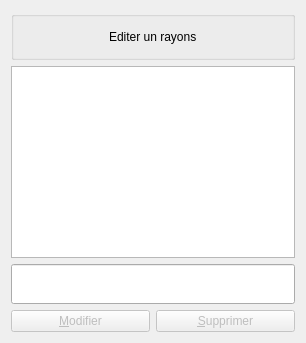
      <widget class="QWidget" name="page">
       <layout class="QGridLayout" name="gridLayout_5">
        <item row="3" column="0" colspan="2">
         <widget class="QPushButton" name="pushButtonEditerRayonModifier">
          <property name="enabled">
           <bool>false</bool>
          </property>
          <property name="minimumSize">
           <size>
            <width>126</width>
            <height>0</height>
           </size>
          </property>
          <property name="text">
           <string>&amp;Modifier</string>
          </property>
          <property name="icon">
           <iconset resource="images.qrc">
            <normaloff>:/images/edit-un-stylo-ecrire-icone-9494-48.png</normaloff>:/images/edit-un-stylo-ecrire-icone-9494-48.png</iconset>
          </property>
          <property name="iconSize">
           <size>
            <width>50</width>
            <height>50</height>
           </size>
          </property>
         </widget>
        </item>
        <item row="3" column="2" colspan="2">
         <widget class="QPushButton" name="pushButtonEditerRayonSupprimer">
          <property name="enabled">
           <bool>false</bool>
          </property>
          <property name="text">
           <string>&amp;Supprimer</string>
          </property>
          <property name="icon">
           <iconset resource="images.qrc">
            <normaloff>:/images/moins-rouge-enlevez-icone-8984-48.png</normaloff>:/images/moins-rouge-enlevez-icone-8984-48.png</iconset>
          </property>
          <property name="iconSize">
           <size>
            <width>50</width>
            <height>50</height>
           </size>
          </property>
         </widget>
        </item>
        <item row="1" column="0" colspan="4">
         <widget class="QListWidget" name="listWidgetEditerRayon">
          <property name="styleSheet">
           <string notr="true">font: 14pt &quot;Sans Serif&quot;;</string>
          </property>
         </widget>
        </item>
        <item row="0" column="0" colspan="4">
         <widget class="QGroupBox" name="groupBox_21">
          <property name="title">
           <string/>
          </property>
          <layout class="QGridLayout" name="gridLayout_35">
           <item row="1" column="0">
            <widget class="QPushButton" name="pushButtonModificationRayonRetour">
             <property name="text">
              <string/>
             </property>
             <property name="icon">
              <iconset resource="images.qrc">
               <normaloff>:/images/arrow-icone-5494-48.png</normaloff>:/images/arrow-icone-5494-48.png</iconset>
             </property>
             <property name="iconSize">
              <size>
               <width>48</width>
               <height>48</height>
              </size>
             </property>
             <property name="flat">
              <bool>true</bool>
             </property>
            </widget>
           </item>
           <item row="1" column="3">
            <spacer name="horizontalSpacer_31">
             <property name="orientation">
              <enum>Qt::Horizontal</enum>
             </property>
             <property name="sizeHint" stdset="0">
              <size>
               <width>40</width>
               <height>20</height>
              </size>
             </property>
            </spacer>
           </item>
           <item row="1" column="2">
            <widget class="QLabel" name="label_22">
             <property name="styleSheet">
              <string notr="true">font: 75 15pt &quot;DejaVu Sans&quot;;</string>
             </property>
             <property name="text">
              <string>Editer un rayons</string>
             </property>
            </widget>
           </item>
           <item row="1" column="1">
            <spacer name="horizontalSpacer_32">
             <property name="orientation">
              <enum>Qt::Horizontal</enum>
             </property>
             <property name="sizeHint" stdset="0">
              <size>
               <width>40</width>
               <height>20</height>
              </size>
             </property>
            </spacer>
           </item>
           <item row="1" column="4">
            <widget class="QPushButton" name="pushButtonModificationRayonFermer">
             <property name="text">
              <string/>
             </property>
             <property name="icon">
              <iconset resource="images.qrc">
               <normaloff>:/images/fermer-programme-fenetres-icone-9273-128.png</normaloff>:/images/fermer-programme-fenetres-icone-9273-128.png</iconset>
             </property>
             <property name="iconSize">
              <size>
               <width>48</width>
               <height>48</height>
              </size>
             </property>
             <property name="flat">
              <bool>true</bool>
             </property>
            </widget>
           </item>
          </layout>
         </widget>
        </item>
        <item row="2" column="0" colspan="4">
         <widget class="QLineEdit" name="lineEditEditerRayon">
          <property name="minimumSize">
           <size>
            <width>0</width>
            <height>40</height>
           </size>
          </property>
         </widget>
        </item>
       </layout>
      </widget>
